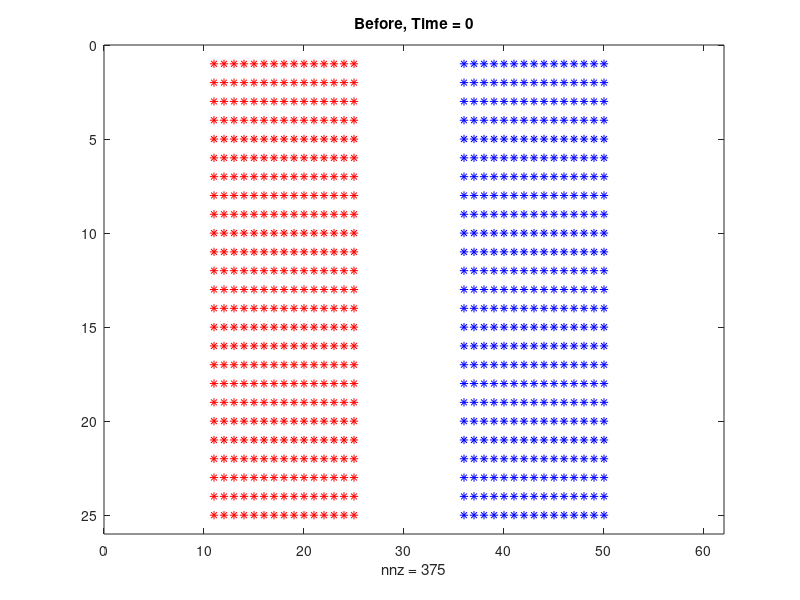

The MATLAB script that drew this image: (Note: this script raises an error after producing the figure.)
clear all
close all
tic;
%  rng(100) % random number generator for now so can compare plots more easily
%  rng(20)
%% Runs 'Sim' simulations of ABM for panic-buying model with recruitment, defection and lemming effect
% M0r = initial density of panic-buyers
% M0b = initial density of bystanders
% Pmr = movement rate for panic-buyers (unbiased in direction)
% Pmb = movement rate for bystanders (unbiased in direction)
% Rec = individual recruitment rates
% Def = individual defection rates
% Ttot = Overall simulation time
% Sim = Number of identically-prepared simulations to run
% rho = lemming effect parameter 0 < rho < 0.75
% PanicShop = poisson mean products panic-buyers take
% NormalShop = "" bystanders take
% ProdPoisRate = poisson mean products on shelves
% PanicW = weighting of panic-buyers vs products
%% Setup and Initial Conditions

X=61; %100 % Number of x-ordinates
Y=25; %100 % Number of y-ordinates

% Section 2.3 Logistic Growth
% Rec=[0 0.2 0.4 0.6 0.8]; % DEFINE INDIVIDUAL RECRUITMENT RATES HERE
% Def=[0 0.1875 0.375 0.5625 0.75]; % DEFINE INDIVIDUAL DEFECTION RATES HERE

% Section 2.3 Allee effect
% Rec=[0 0 0 0.15 0.6];
% Def=[0 0 0 0 0.2];

% Section 3 spatially-dependent figures & Section 4
% Rec=[0 0 0 0.225 0.9];
% Def=[0 0 0.85/6 0.425 0.85];

% Section 3 spatially-uniform figures
Rec=[0 0.225 0.45 0.675 0.9];
Def=[0 0.2125 0.425 0.6375 0.85];

% Section 3 spatially-uniform figures
% Rec=[0 0.2125 0.425 0.6375 0.85];
% Def=[0 0.225 0.45 0.675 0.9];

% Rec=[0 3/20 3/10 9/20 6/10]; 
% Def=[0 1/20 1/10 3/20 2/10];

Ttot=20;
Sim=40;

M=100*max(max(Def),max(Rec));

Pmr=M; % Moving prob/rate for panic-buyers
Pmb=M; % Moving prob/rate for bystanders

% Initial panic-buyer density
% M0r = 0.1; %Without aisles
% M0r = 0.035; %Busier supermarket
M0r = 0.025; %Aaverage supermarket
% M0r = 0.015; %Quieter supermarket

% Initial bystander density 
% M0b=0.2-M0r; %Without aisles (equal to M0r)
% M0b=0.07-M0r; %Busier supermarket (equal to M0r)
M0b=0.05-M0r; %Average supermarket (equal to M0r)
% M0b=0.03-M0r; %Quieter supermarket (equal to M0r)
% M0b = 0.025; % Fixed

supermarket = input('Including aisles? 1 for Yes or 0 for No: ');
% supermarket = 0;
if supermarket == 0
    uniform = input('Spatially-uniform initial conditions?: 1 for Yes or 0 for No: ');
end

rho = input('Give rho between 0 and 3/4: '); % Lemming effect, rho > ~0.7 = products do not empty
PanicShop = 3;
NormalShop = 1;
ProdPoisRate = 2.5;
PanicW = 3;
alpha = [];
% beta = [];

%% Nearest neighbour index structures & thetas

XX=zeros(Y,X); % To contain row index i for each (i,j)
YY=zeros(Y,X); % To contain column index j for each (i,j)

for i=1:Y
    for j=1:X
        XX(i,j)=i;
        YY(i,j)=j;
    end
end
S=(X*Y+1)*ones(X*Y,4); % Set up matrix for neighbours, (XY+1) where less neighbours

for i=1:Y
    for j=1:X
        Z=(XX-XX(i,j)).^2+(YY-YY(i,j)).^2-1; % Metric for distance from (i,j)
        V=find(Z<=1e-1 & Z>-1); % Chooses sites neighbouring (i,j)
        S(i+(j-1)*Y,1:length(V))=V; % Lists neighbour indexes for (i,j) indexed by J, along row J
    end
end

S(S==0)=X*Y+1; % Buffer

T = (X*Y+1)*ones(2,8,X*Y);
Thetas = zeros(1,8);

for i=1:Y
    for j=1:X
        Zinf=max(abs(XX-XX(i,j)),abs(YY-YY(i,j)))-1; % Infinity norm distance from (i,j) 
        V=find(Zinf<=1e-2 & Zinf>-1); % Chooses (max 8) nearest sites surrounding (i,j)
        T(1,1:length(V),i+(j-1)*Y)=V; % Lists nearest neighbour indexes for 
        for k = 1:length(V)
            Thetas(k) = atan(((YY(V(k))-YY(i,j))./(XX(V(k))-XX(i,j))))+pi.*(XX(V(k))<XX(i,j))-pi/2;
        end
        T(2,1:length(V),i+(j-1)*Y)=Thetas(1:length(V)); %neighbour thetas 
   end
end
%disp(T)

% Supermarket Aisles

A = zeros(Y,X);
if supermarket==1
    for j = 6:20
        for i = [6:8,14:16,22:24,30:32,38:40,46:48,54:56]
            A(j,i)=1;
        end
    end
    a = sum(sum(A))/(X*Y); %density of X*Y
end

% for rho = [0,7/90,7/45,7/30,14/45,7/18,7/15,49/90,28/45,0.7]
for s=1:Sim 
  disp(s)

    % Products

    % Singular Value
    % eta = 5;
    % P = eta*A;

    % Randomly distributed
    P = poissrnd(ProdPoisRate,Y,X).*A; % Poisson distribution (between 0 and 9)

    % Shelves visited
    Visit = zeros(X*Y,1);

    % Clearing unreachable products
    Aind = find(A==1);
        for i = 1:length(Aind)
            if sum(A(Moore(Aind(i),X,Y)))==8
                P(Aind(i)) = 0; 
            end
        end

    % Recording initial number of products    
    Pstart = P;
    Pcount(1) = sum(sum(P));


    CCR=zeros(Y,X); % Empty lattice for tracking panic-buyers (0s will denote empty sites)
    CCB=zeros(Y,X); % Empty lattice for tracking bystanders
    
    % Initial conditions
   
        m0r=M0r; % Initial panic-buyer density (for spatial-uniformity)
        m0b=M0b; % Initial bystander density (for spatial-uniformity)
        
    if supermarket==1 % Spatially uniform with aisles
        II=find(A==0); % Finds indices of where panic-buyers are allowed to be potentially placed (avoiding shelves)
        CCR(II(rand(1,length(II))<m0r/(1-a)))=1; % Places the panic-buyers according to density (and where no shelves)
        II=find((A==0) & (CCR==0)); % Finds indices of where bystanders are allowed to be potentially placed (avoiding shelves)
        CCB(II(rand(1,length(II))<m0b/(1-a-m0r)))=1; % Places the bystanders acc. to density (and where no shelves or panic-buyers)
    elseif supermarket==0 && uniform==1 % Spatially uniform without aisles
        CCR = double(rand(Y,X)<m0r); % Places the panic-buyers according to density
        II=find(CCR==0); % Finds indices of where bystanders are allowed to be potentially placed
        CCB(II(rand(1,length(II))<m0b/(1-m0r)))=1; % Places the bystanders acc. to density (and where no panic-buyers)
    else % Block Initial Conditions
        CCR(:,11:25)=1;
        CCB(:,36:50)=1;
    end
        
    QRstart=sum(sum(CCR)); % Counts the total number of panic-buyers initially
    QBstart=sum(sum(CCB)); % Counts the total number of bystanders initially
    
    
    CRstart=CCR; % Initial profile of panic-buyers
    CBstart=CCB; % Initial profile of bystanders
    
    
    CCR(Y,X+1)=0;
    CCB(Y,X+1)=0;
    
    %% Running Simulations
    
    % Runs a simulation for each s from same initial conditions

    Time=0; % Time starts at zero
    j=1; % Index to be used for steps
    
    tau=0; % Actually, to be a vector of cumulative timesteps
    QR=QRstart; % Actually, to be a vector of total numbers of panic-buyers
    QB=QBstart; % Actually, to be a vector of total numbers of bystanders
    
    CR=CCR; % To manipulate the lattice
    CB=CCB;
    
    JJ=randi([1,X*Y],1,10000); % Vector (length 10000) of [1,XY] randm integers
    Step = randi([1,4],1,10000);
    U1=rand(1,10000); % First vector (length 10000) of Unif(0,1)s
    U2=rand(1,10000); % Second vector (length 10000) of Unif(0,1)s
    U3=rand(1,10000); % Third vector (length 10000) of Unif(0,1)s
    U4=rand(1,10000); % Fourth vector (length 10000) of Unif(0,1)s
    y=1; % Arbitrary index
    
    
   % Agent snapshots
    figure(1)
    if supermarket==1
        spy(A(:,1:X),'ks')
        hold on
    end
    spy(CR(:,1:X),'r')
    hold on
    spy(CB(:,1:X),'b')
    delete(findall(findall(gcf,'Type','axe'),'Type','text'))
    hold off
    title('Before, Time = 0')
%     pause(0.3)  
%     print -dpng 
    

    %% Giant Gillespie Algorithm
   
     while Time<Ttot % While simulation has time left to run
        J=JJ(y);
        while CB(J)==0 && CR(J)==0
            y=y+1;
            if y==10001
                JJ=randi([1,X*Y],1,10000);
                Step = randi([1,4],1,10000);
                U1=rand(1,10000);
                U2=rand(1,10000);
                U3=rand(1,10000);
                U4=rand(1,10000);
                y=1;
            end
            J=JJ(y);
        end
        % First pick agent, then pick agent event later
        if CR(J)==1
            % Agent chosen will be a panic-buyer
            Agent=1;
            %             Ind = find(CR); % Finds lattice sites occupied by panic-buyers
            %             J=Ind(randi(length(Ind))); % Pick a panic-buyer
            v=S(J,:); % Contains indexes of neighbours of J
            Shopmean = PanicShop;
            
            Nr=sum(CR(v)); % Number of panic-buyer neighbours
            Nb=sum(CB(v)); % Number of bystander neighbours
            Pr=Rec(Nr+1); % Picks the relevant individual-level rec. rate
            Pd=Def(Nb+1); % Picks the relevant individual-level def. rate
        elseif CB(J)==1
            % Agent chosen will be a bystander
            Agent=2;
            %             Ind = find(CB); % Finds lattice sites occupied by bystanders
            %             J=Ind(randi(length(Ind))); % Pick a bystander
            v=S(J,:); % Contains indexes of neighbours of J
            Shopmean = NormalShop;
            
            Nr=sum(CR(v)); % Number of panic-buyer neighbours
            Nb=sum(CB(v)); % Number of bystander neighbours
            Pr=Rec(Nr+1); % Picks the relevent individual-level rec. rate
            Pd=Def(Nb+1); % Picks the relevant individual-level def. rate
        else
            error('NULL')
        end
        
        prop=(Pmr+Pd)*QR(j)+(Pmb+Pr)*QB(j); % Computes (approximate) propensity of the whole system
        tau(j+1)=tau(j)-log(U1(y))/prop; % Next entry of tau is time after timestep
        
        QR(j+1)=QR(j); % Creates a new element for defining later
        QB(j+1)=QB(j); % Creates a new element for defining later

 % Panic-buyers                 
        if Agent==1 && U2(y)<Pmr/(Pmr+Pd)  % If panic-buyer chosen, in the event a panic-buyer moves
            
 % Theta calculations                
            Tj = T(:,:,J);
            THETA = Tj(2,CR(Tj(1,:))==1); % Lists only theta values of neighbouring panic-buyers.
             
    % Panic-buyer influence             
            for i=1:PanicW
                THETA = [THETA,THETA];
            end
            
    % Product influence             
            Check = find(Tj(1,:)==X*Y+1, 1);  % Check if agent is at edge of lattice
            if ~isempty(Check)
                ind = Tj(1,A(Tj(1,1:Check-1))==1); % Don't want to check if these are shelves
            else
                ind = Tj(1,A(Tj(1,:))==1);
            end
                    
            if ~isempty(ind) 
                dex = zeros(1,length(ind));
                for k=1:length(ind)
                    dex(k) = find(Tj(1,:)==ind(k));
                    THETA = [THETA, Tj(2,dex(k))*ones(1,P(ind(k)))];
                end
            end
            Dir = ThetaAvgKate(THETA); % Computes average direction influenced by neighbouring panic-buyers & products
            
 % Movement            
            if Dir == 'N'
                if U3(y) < 1/4 + rho
                    Jnext = J-1;
                elseif U3(y) < 1/2 + 2*rho/3
                    Jnext = J+1;
                elseif U3(y) < 3/4 + rho/3
                    Jnext = J+Y; 
                else
                    Jnext = J-Y;
                end
            elseif Dir == 'S'
                if U3(y) < 1/4 + rho
                    Jnext = J+1;
                elseif U3(y) < 1/2 + 2*rho/3
                    Jnext = J+Y;
                elseif U3(y) < 3/4 + rho/3
                    Jnext = J-Y;
                else
                    Jnext = J-1;
                end
            elseif Dir == 'E'
                if U3(y) < 1/4 + rho
                    Jnext = J+Y;
                elseif U3(y) < 1/2 + 2*rho/3
                    Jnext = J-Y;
                elseif U3(y) < 3/4 + rho/3
                    Jnext = J-1;
                else
                    Jnext = J+1;
                end
            elseif Dir == 'W'
                if U3(y) < 1/4 + rho
                    Jnext = J-Y;
                elseif U3(y) < 1/2 + 2*rho/3
                    Jnext = J-1;
                elseif U3(y) < 3/4 + rho/3
                    Jnext = J+1;
                else
                    Jnext = J+Y;
                end
            else % Dir == 'O'
                Jnext = v(Step(y)); % Unbiased movement
            end
                                  
     
            if  Jnext<(X*Y+1) && Jnext>0 && CR(Jnext)==0 && CB(Jnext)==0 && A(Jnext)==0 % Checks site is in matrix and not occupied
                CR(Jnext)=1; % Neighbouring site now contains panic-buyer
                CR(J)=0; % Site originally selected now empties
                Visit(Jnext,:) = Visit(J,:); % Visited shelves moved to neighbouring site
                Visit(J,:) = 0; % Visited shelves for original site now empties
                J = Jnext;
            else % Movement aborted
            end
            
 % Shop phase
            NP = Moore(J,X,Y); % Neighbours in lattice
            Prod = find(P(NP)>0); % Check if any neighbours are shelves with products
            if ~isempty(Prod) 
                for i = 1:length(Prod)
                    if ~ismember(NP(Prod(i)),Visit(J,:)) % If agent hasn't already visited this shelf
                        P(NP(Prod(i))) = P(NP(Prod(i))) - min(poissrnd(Shopmean),P(NP(Prod(i)))); % Agent may take something
                        visitind = find(Visit(J,:) == 0,1); % find end of this agent's list
                        if (isempty(visitind)) % If no more room in Agent's list
                            Visit = [Visit zeros(X*Y,1)]; % Add a column
                            Visit(J,end) = NP(Prod(i)); % Add to new end of row
                        else
                            Visit(J,visitind) = NP(Prod(i)); % Add to end of row
                        end
                    end
                end
            end
            
 % Defection                             
        elseif Agent==1 % If panic-buyer chosen, in the event a panic-buyer defects
            CR(J)=0; % Site originally selected loses panic-buyer...
            CB(J)=1; % ... who turns into a bystander
            QR(j+1)=QR(j+1)-1; % Lose panic-buyer
            QB(j+1)=QB(j+1)+1; % Gain bystander

 % Bystanders                      
        elseif Agent==2 && U2(y)<Pmb/(Pmb+Pr) % If bystander chosen, in the event a bystander moves
            
 % Theta calculations            
            Tj = T(:,:,J);
            THETA = Tj(2,CR(Tj(1,:))==1); % Lists only theta values of neighbouring panic-buyers.
            
    %  Panic-buyer influence     
            for i=1:PanicW 
                THETA = [THETA,THETA];
            end
            
            if ~isempty(THETA)
                THETA = pi - THETA; % Because bystanders are repelled by panic-buyers
            end
            
    % Product influence                        
            Check = find(Tj(1,:)==X*Y+1, 1); % Check if agent is at edge of lattice
            if ~isempty(Check)
                ind = Tj(1,A(Tj(1,1:Check-1))==1); % Don't want to check if these are shelves
            else
                ind = Tj(1,A(Tj(1,:))==1);
            end
            
            if ~isempty(ind)      
                dex = zeros(1,length(ind));
                for k=1:length(ind)
                    dex(k) = find(Tj(1,:)==ind(k));
                    THETA = [THETA, Tj(2,dex(k))*ones(1,P(ind(k)))];
                end
            end
            Dir = ThetaAvgKate(THETA); % Computes average direction influenced by neighbouring panic-buyers & products
            
 % Movement                        
            if Dir == 'N'
                if U3(y) < 1/4 + rho
                    Jnext = J-1;
                elseif U3(y) < 1/2 + 2*rho/3
                    Jnext = J+1;
                elseif U3(y) < 3/4 + rho/3
                    Jnext = J+Y;
                else
                    Jnext = J-Y;
                end
            elseif Dir == 'S'
                if U3(y) < 1/4 + rho
                    Jnext = J+1;
                elseif U3(y) < 1/2 + 2*rho/3
                    Jnext = J+Y;
                elseif U3(y) < 3/4 + rho/3
                    Jnext = J-Y;
                else
                    Jnext = J-1;
                end
            elseif Dir == 'E'
                if U3(y) < 1/4 + rho
                    Jnext = J+Y;
                elseif U3(y) < 1/2 + 2*rho/3
                    Jnext = J-Y;
                elseif U3(y) < 3/4 + rho/3
                    Jnext = J-1;
                else
                    Jnext = J+1;
                end
            elseif Dir == 'W'
                if U3(y) < 1/4 + rho
                    Jnext = J-Y;
                elseif U3(y) < 1/2 + 2*rho/3
                    Jnext = J-1;
                elseif U3(y) < 3/4 + rho/3
                    Jnext = J+1;
                else
                    Jnext = J+Y;
                end
            else % Dir == 'O'
                Jnext = v(Step(y)); % Unbiased movement
            end
         
            if  Jnext<(X*Y+1) && Jnext>0 && CR(Jnext)==0 && CB(Jnext)==0 && A(Jnext)==0 % Checks site is in matrix and not occupied
                CB(Jnext)=1; % Neighbouring site now contains bystander
                CB(J)=0; % Site originally selected now empties
                Visit(Jnext,:) = Visit(J,:); % Visited shelves moved to neighbouring site
                Visit(J,:) = 0; % Visited shelves for original site now empties
                J = Jnext;
            else % Movement aborted
            end
            
 % Shop phase
            NP = Moore(J,X,Y); % Neighbours in lattice
            Prod = find(P(NP)>0); % Check if any neighbours are shelves with products
            if ~isempty(Prod) 
                for i = 1:length(Prod)
                    if ~ismember(NP(Prod(i)),Visit(J,:)) % If agent hasn't already visited this shelf
                        P(NP(Prod(i))) = P(NP(Prod(i))) - min(poissrnd(Shopmean),P(NP(Prod(i)))); % Agent may take something
                        visitind = find(Visit(J,:) == 0,1); % find end of this agent's list
                        if (isempty(visitind)) % If no more room in Agent's list
                            Visit = [Visit zeros(X*Y,1)]; % Add a column
                            Visit(J,end) = NP(Prod(i)); % Add to new end of row
                        else
                            Visit(J,visitind) = NP(Prod(i)); % Add to end of row
                        end
                    end
                end
            end

 % Recruitment
        elseif Agent==2 % If bystander chosen, in the event a bystander recruits
            CB(J)=0; % Site originally selected loses bystander...
            CR(J)=1; % ... who turns into a panic-buyer
            QR(j+1)=QR(j+1)+1; % Gain panic-buyer
            QB(j+1)=QB(j+1)-1; % Lose bystander          
        end
         
        Time=tau(j+1); % Updating time for the next iteration
        QRend=QR(j+1); % Updating number of panic-buyers after step
        QBend=QB(j+1); % Updating number of bystanders after step
        
        y=y+1;
        if y==10001
            U1=rand(1,10000);
            U2=rand(1,10000);
            U3=rand(1,10000);
            
            U4=rand(1,10000);
            Step = randi([1,4],1,10000);
            JJ=randi([1,X*Y],1,10000);
            y=1;
        end     

     Pcount(j+1) = sum(sum(P)); % Product count  
     
     j=j+1; % Increase step counter to proceed to next step
     
     end
    
    % Agent snapshots
    figure(10)
    if supermarket==1
        spy(A(:,1:X),'ks')
        hold on
    end
    spy(CR(:,1:X),'r')
    hold on
    spy(CB(:,1:X),'b')
    delete(findall(findall(gcf,'Type','axe'),'Type','text'))
    hold off
    title(['After, Time = ', num2str(Time)])
%     pause(0.3)
%     print -dpng 
    
    % Product count plot for single simulations
    if Sim == 1
        figure(11)
        plot(tau,Pcount/Pcount(1),'LineWidth',2)
        xlabel('Time','Interpreter','Latex')
        ylabel('$\hat{P} = P/P_0$','Interpreter','Latex')
        xlim([0 max(tau)])
%         print -dpng 
    end


%% Interpolating and averaging profiles for multiple simulations
    if Sim > 1
    %interpolated output: Phat(tau)
    t=linspace(0,Ttot,1000);
    [tau,U]=unique(tau,'first'); %eliminates any duplicate times
    Pcount=Pcount(U);
    G=griddedInterpolant(tau,Pcount/Pcount(1),'nearest'); %linear interpolation function (Interpolate over one simulation)
    Phat(s,:)=G(t); % Store interpolation vector for s-th simulation
    end
end

%% Plotting average profiles and calculating line of best fit
if Sim > 1
t=linspace(0,Ttot,1000);
MeanPhat=mean(Phat,1); % Average over simulations
StdPhat=std(Phat,1); % Average over simulations
figure(50)
plot(t,MeanPhat,'LineWidth',2) % Plot averaged total 
hold on
xlabel('Time','Interpreter','Latex')
ylabel('Average $\hat{P} = P/P_0$','Interpreter','Latex')
title('Proportion of products $\hat{P}$ vs Time','Interpreter','Latex')
ylim([0 1])
xlim([0 Ttot])

figure(51)
semilogy(t,MeanPhat,'LineWidth',2)
xlabel('Time','Interpreter','Latex')
ylabel('Average $\hat{P} = P/P_0$','Interpreter','Latex')
title('Semilogy plot of $\hat{P}$ vs Time ','Interpreter','Latex')
hold on

% Finds index where MeanPhat is zero, or minimum.
[~,minindex] = min(abs(MeanPhat-0.01));
% Get coefficients of a line fit through the data (y = m*t + c).
coeffs = polyfit(t(1:minindex),log(MeanPhat(1:minindex)),1);
m = coeffs(1); % gradient
b = exp(coeffs(2)); % intercept, c = coeffs(2).
if isempty(alpha)
    alpha = -m;
else
    alpha = [alpha,-m];
end
% if isempty(beta)
%     beta = b;
% else
%     beta = [beta,b];
% end

% figure(51)
semilogy(t(1:minindex), b*exp(m.*t(1:minindex)),'LineWidth',2) % Line of best fit
legend({'$\hat{P}$','Best fit $\hat{P}>0.01$'},'Interpreter','Latex')

% Adding exp(mt)*b to Phat plot
figure(50)
hold on
plot(t,exp(m*t)*b,'LineWidth',2)
legend({'$\hat{P}$','$e^{mt+c}$'},'Interpreter','Latex')

figure(52)
loglog(t,MeanPhat,'LineWidth',2)
xlabel('Time','Interpreter','Latex')
ylabel('Average $\hat{P} = P/P_0$','Interpreter','Latex')
title('loglog plot')

end
% end

%% Alpha Plots - if using for loop in line 145
% edit according to parameter being varied
% rho = [0,7/90,7/45,7/30,14/45,7/18,7/15,49/90,28/45,0.7]; 

% figure(53)
 
% plot(rho,alpha,'b-*','LineWidth',2)
% ylabel('$\alpha$','Interpreter','Latex')
% xlabel('$\rho$','Interpreter','Latex')
% print -dpng 

% plot(PanicShop,alpha,'b-*','LineWidth',2)
% ylabel('$\alpha$','Interpreter','Latex')
% xlabel('Poisson mean number of products taken by panic-buyers','Interpreter','Latex')
% print -dpng panicshopvalpha1

% plot(ProdPoisRate,alpha,'b-*','LineWidth',2)
% ylabel('$\alpha$','Interpreter','Latex')
% xlabel('Poisson mean number of products','Interpreter','Latex')
% print -dpng poisratevalpha3

% plot(PanicW,alpha,'b-*','LineWidth',2)
% ylabel('$\alpha$','Interpreter','Latex')
% xlabel('PanicW','Interpreter','Latex')
% print -dpng panicwvalpha3
% toc;

% plot(M0b,alpha,'b-*','LineWidth',2)
% ylabel('$\alpha$','Interpreter','Latex')
% xlabel('$b_0$','Interpreter','Latex')
% print -dpng b0valpha1

% plot(M0r,alpha,'b-*','LineWidth',2)
% ylabel('$\alpha$','Interpreter','Latex')
% xlabel('$r_0$','Interpreter','Latex')
% print -dpng r0valpha1

beep on; beep;